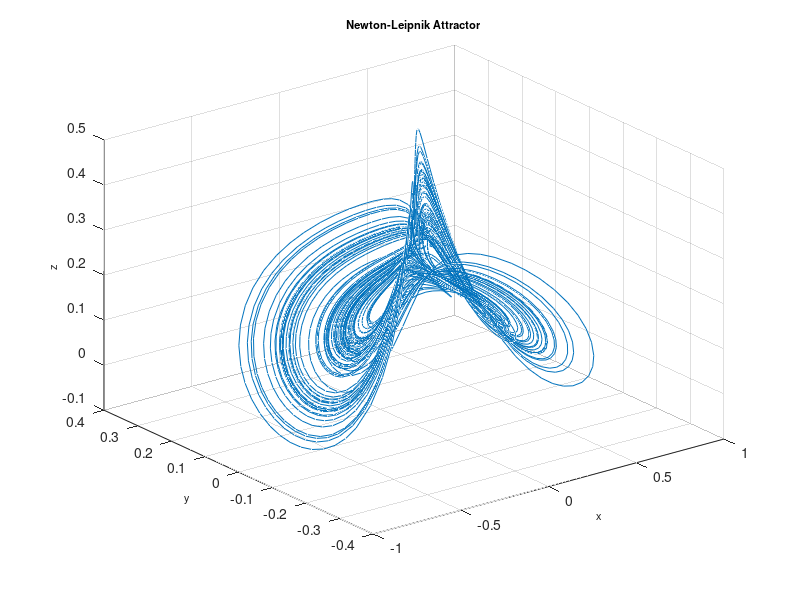

Here is the MATLAB script that generated this plot:
function Newton
%==========================================================================
% Matlab program to plot a phase portrait of the 3D chaotic system
%==========================================================================
clear
clc
clf
%==================== Parameters ==========================================
a =0.4; b=0.175;
%===================== Initial conditions =================================
initial=[0.1, 0.1, 0.2]; 
% =============== Solves ODEs =============================================
deq1=@(t,x) [-a*x(1)+x(2)+10*x(2)*x(3); -x(1)-0.4*x(2)+5*x(1)*x(3);...
    b*x(3)-5*x(1)*x(2)];
[~,sol] = ode45(deq1,[0, 1000],initial);
%============= Runs simulation ============================================
    plot3(sol(:,1),sol(:,2),sol(:,3)),grid
    title('Newton-Leipnik Attractor','fontsize',8)
    xlabel('x','fontsize',8)
    ylabel('y','fontsize',8)
    zlabel('z','fontsize',8)
%================= End of program =========================================
